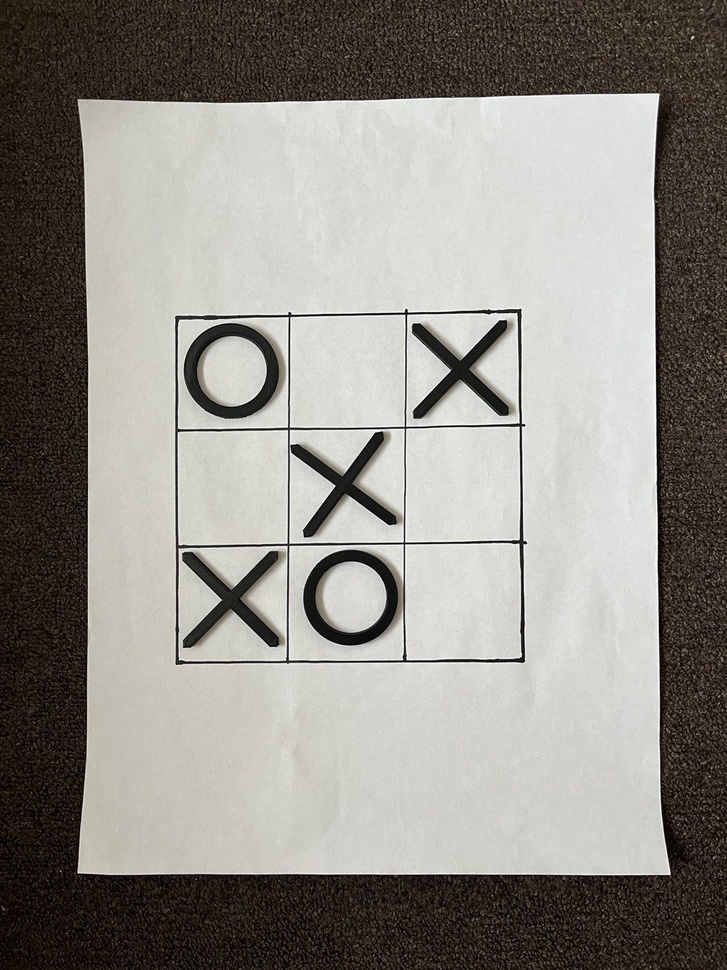
#> input picture photo/tic3.jpg, 727 x 970 px, shrunk from 960 x 1280 before the run
$ python temp.py
#> lines starting #> are read from the running program, lines starting #| are printed output that depends on the picture; after the words box and inside, x2 and y2 are one past the last pixel; in counts of white or black regions, pixels touching at a corner belong together
import cv2 as cv
import numpy as np


def matchTemp(img_rgb, img_rgb1, img_gray, tempCircle, tempCrosss):
    w, h = tempCrosss.shape[::-1]
    res = cv.matchTemplate(img_gray, tempCircle, cv.TM_CCOEFF_NORMED)
    threshold = 0.8
    loc = np.where(res >= threshold)
    for pt in zip(*loc[::-1]):
        cv.rectangle(img_rgb, pt, (pt[0] + w, pt[1] + h), (0, 0, 255), 2)
    cv.imwrite('res.png', img_rgb)

    res1 = cv.matchTemplate(img_gray, tempCrosss, cv.TM_CCOEFF_NORMED)
    threshold = 0.8
    loc1 = np.where(res1 >= threshold)
    for pt in zip(*loc1[::-1]):
        cv.rectangle(img_rgb1, pt, (pt[0] + w, pt[1] + h), (0, 0, 255), 2)
    cv.imwrite('res1.png', img_rgb1)


# def withSurf(img_rgb, img_gray,tempCrosss):
#     # Создание детектора и дескриптора SURF
#     surf = cv.xfeatures2d.SURF_create()
#
#     # Нахождение ключевых точек и дескрипторов на изображении и шаблоне
#     kp1, des1 = surf.detectAndCompute(img_gray, None)
#     kp2, des2 = surf.detectAndCompute(tempCrosss, None)
#
#     # Создание матчера и сопоставление дескрипторов
#     matcher = cv.DescriptorMatcher_create(cv.DescriptorMatcher_FLANNBASED)
#     matches = matcher.match(des1, des2)
#
#     # Выбор наилучших совпадений и фильтрация выбросов
#     good_matches = []
#     for m in matches:
#         if m.distance < 0.75 * max([match.distance for match in matches]):
#             good_matches.append(m)
#
#     # Нахождение матрицы преобразования между шаблоном и изображением
#     src_pts = np.float32([kp2[m.trainIdx].pt for m in good_matches]).reshape(-1, 1, 2)
#     dst_pts = np.float32([kp1[m.queryIdx].pt for m in good_matches]).reshape(-1, 1, 2)
#     M, mask = cv.findHomography(src_pts, dst_pts, cv.RANSAC, 5.0)
#
#     # Получение размеров шаблона и его контура
#     h, w = tempCrosss.shape
#     template_contour = np.float32([[0, 0], [0, h - 1], [w - 1, h - 1], [w - 1, 0]]).reshape(-1, 1, 2)
#
#     # Преобразование контура шаблона с помощью матрицы преобразования
#     warped_template_contour = cv.perspectiveTransform(template_contour, M)
#
#     # Отображение контура шаблона на исходном изображении
#     img_matches = cv.drawMatches(tempCrosss, kp2, img_rgb, kp1, good_matches, None)
#     cv.imshow('img_matches', img_matches)


def main():
    img_rgb = cv.imread('photo/tic3.jpg')
#> img_rgb is the input picture: shape (970, 727, 3); mean B, G, R 134.5, 140.8, 144.2
    img_rgb1 = cv.imread('photo/tic3.jpg')
    img_gray = cv.cvtColor(img_rgb, cv.COLOR_BGR2GRAY)
    img_gray = cv.blur(img_gray, (7, 7))
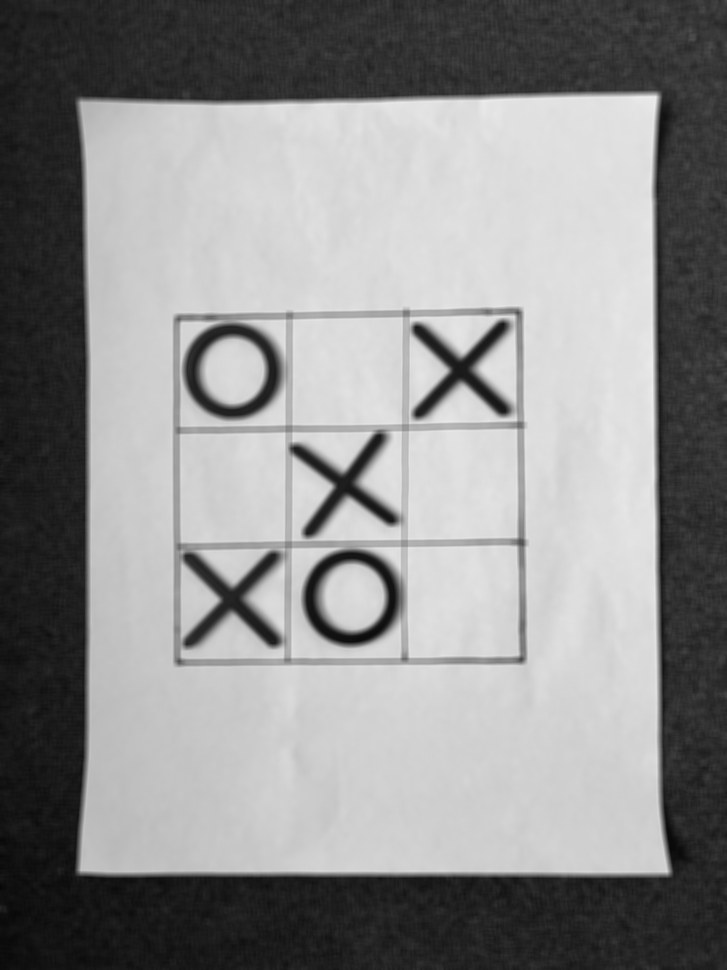
#> img_gray: shape (970, 727); min 6, max 236, mean 141.1


    tempCrosss = cv.imread('./temp/crossPattern.jpg', cv.IMREAD_GRAYSCALE)
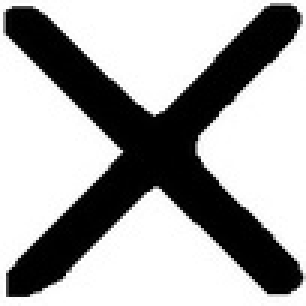
#> input picture temp/crossPattern.jpg, 102 x 102 px, shrunk from 134 x 134 before the run (shown 3 times larger)
#> tempCrosss is the input picture: shape (102, 102); min 0, max 255, mean 167.7
    # tempCrosss = cv.blur(tempCrosss, (7, 7))

    tempCircle = cv.imread('./temp/circlePattern.jpg', cv.IMREAD_GRAYSCALE)
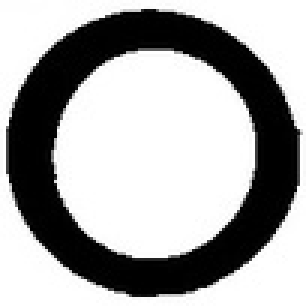
#> input picture temp/circlePattern.jpg, 102 x 102 px, shrunk from 134 x 135 before the run (shown 3 times larger)
#> tempCircle is the input picture: shape (102, 102); min 0, max 255, mean 166.7
    # tempCircle = cv.blur(tempCircle, (7, 7))

    matchTemp(img_rgb, img_rgb1, img_gray, tempCircle, tempCrosss)
#> in matchTemp, `res = cv.matchTemplate(img_gray, tempCircle, cv.TM_CCOEFF_NORMED)`:
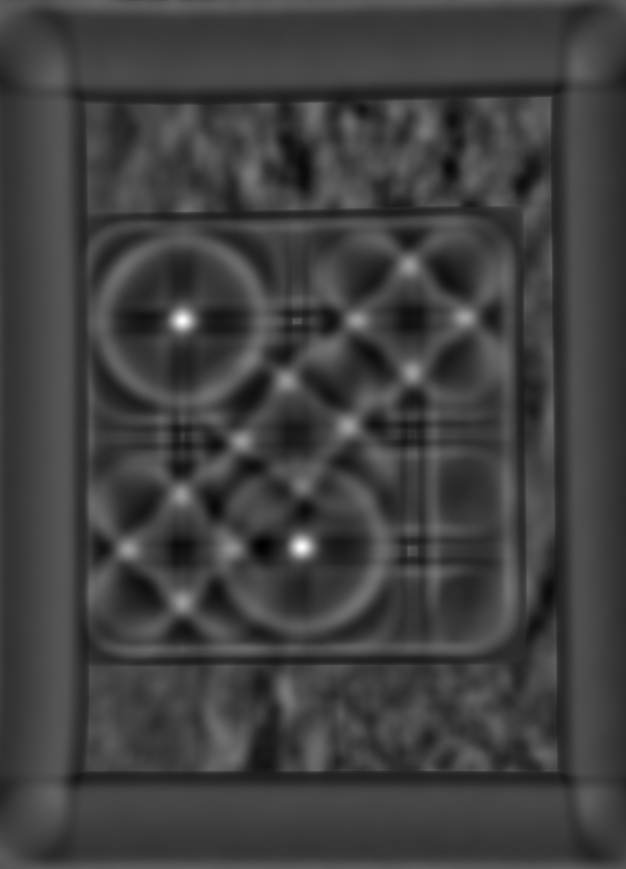
#> res: shape (869, 626) float32; min -0.318, max 0.943, mean 8.55e-05; drawn with min black and max white
#> in matchTemp, `loc = np.where(res >= threshold)`: loc = 106 positions, rows 317 to 550, columns 178 to 305
#> the loop in matchTemp, `for pt in zip(*loc[::-1]):` made 106 passes
#> pt on passes 1 to 12: (180, 317), (181, 317), (182, 317), (183, 317), (184, 317), (179, 318), (180, 318), (181, 318), (182, 318), (183, 318), (184, 318), (185, 318)
#> after the loop in matchTemp, `for pt in zip(*loc[::-1]):`:
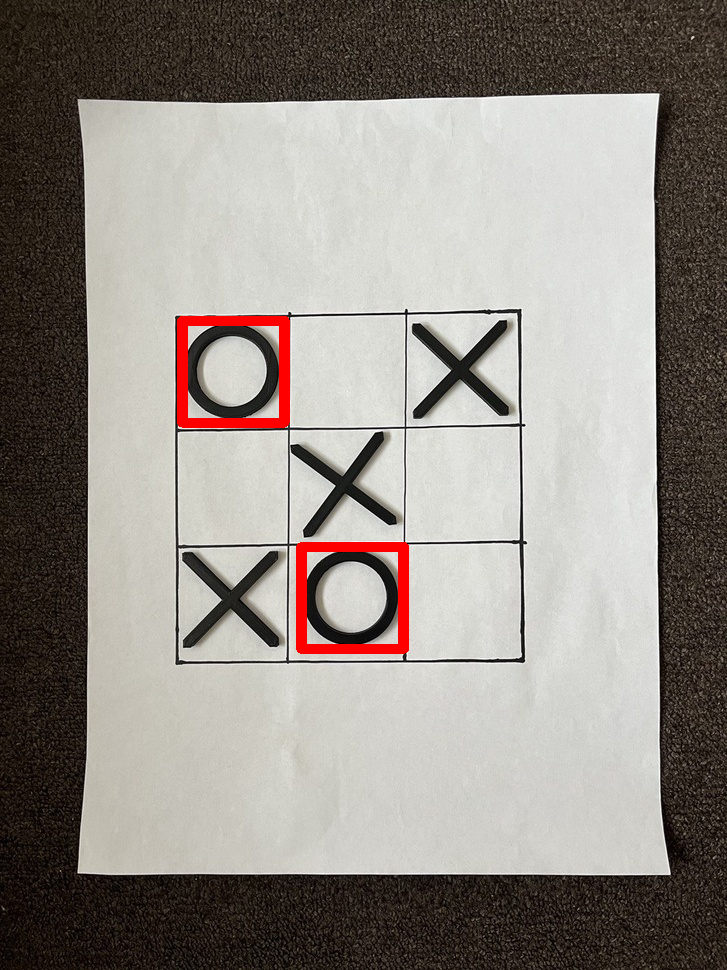
#> img_rgb: shape (970, 727, 3); 1.21% of pixels changed, all inside (x1, y1, x2, y2) = (177, 316, 409, 654)
#> in matchTemp, `res1 = cv.matchTemplate(img_gray, tempCrosss, cv.TM_CCOEFF_NORMED)`:
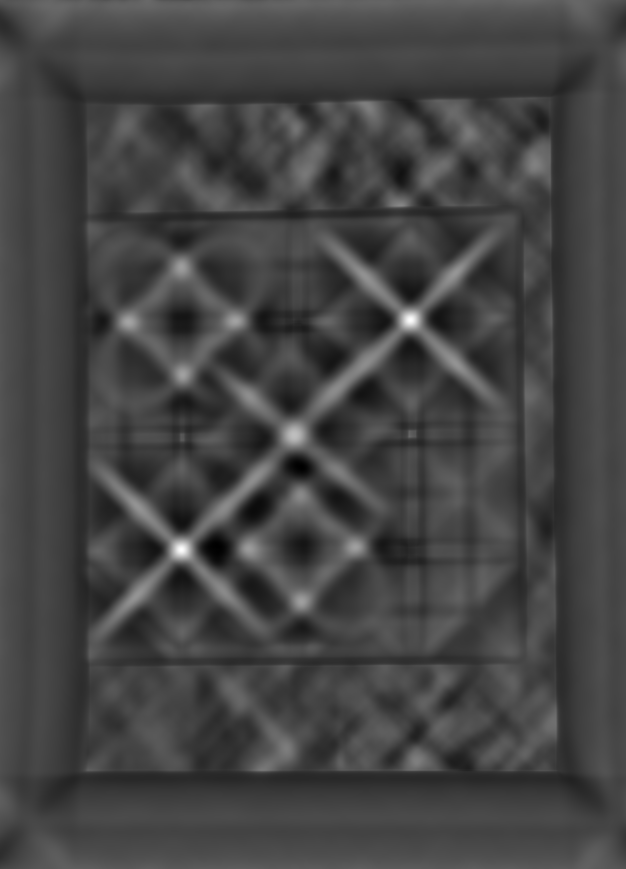
#> res1: shape (869, 626) float32; min -0.361, max 0.944, mean -0.0108; drawn with min black and max white
#> in matchTemp, `loc1 = np.where(res1 >= threshold)`: loc1 = 118 positions, rows 316 to 553, columns 177 to 414
#> the loop in matchTemp, `for pt in zip(*loc1[::-1]):` made 118 passes
#> pt on passes 1 to 12: (408, 316), (409, 316), (410, 316), (411, 316), (412, 316), (407, 317), (408, 317), (409, 317), (410, 317), (411, 317), (412, 317), (413, 317)
#> after the loop in matchTemp, `for pt in zip(*loc1[::-1]):`:
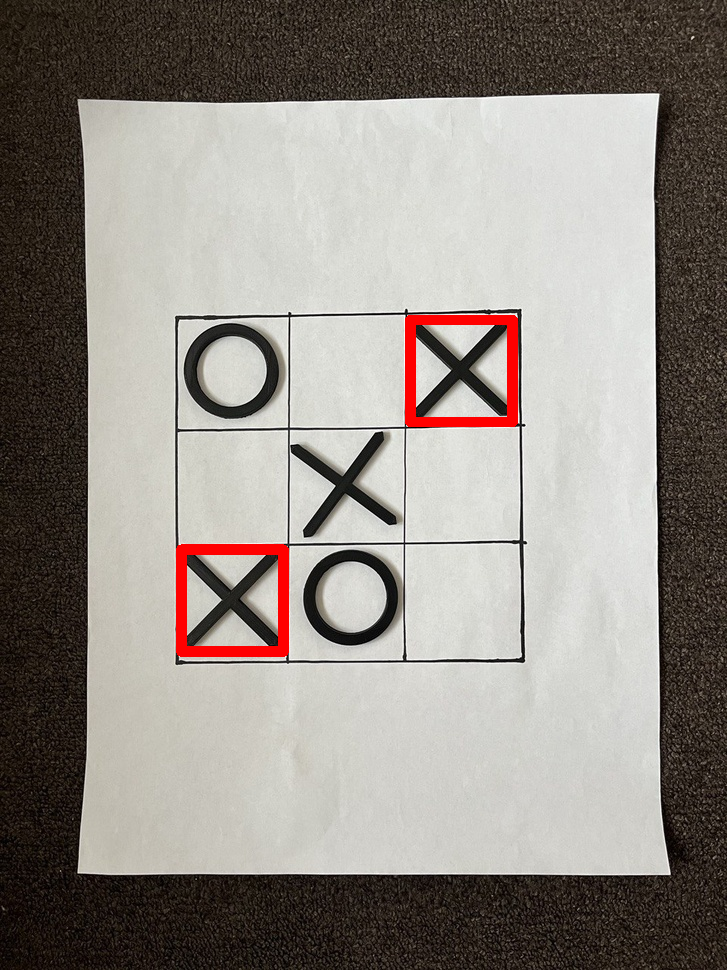
#> img_rgb1: shape (970, 727, 3); 1.24% of pixels changed, all inside (x1, y1, x2, y2) = (176, 315, 518, 657)
    # withSurf(img_rgb, img_gray,tempCrosss)


if __name__ == '__main__':
    main()
